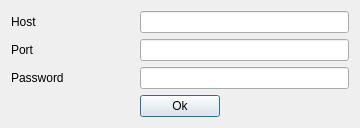
<?xml version="1.0" encoding="UTF-8"?>
<ui version="4.0">
 <class>DialogConnect</class>
 <widget class="QDialog" name="DialogConnect">
  <property name="geometry">
   <rect>
    <x>0</x>
    <y>0</y>
    <width>360</width>
    <height>128</height>
   </rect>
  </property>
  <property name="minimumSize">
   <size>
    <width>360</width>
    <height>120</height>
   </size>
  </property>
  <property name="maximumSize">
   <size>
    <width>360</width>
    <height>128</height>
   </size>
  </property>
  <property name="baseSize">
   <size>
    <width>360</width>
    <height>120</height>
   </size>
  </property>
  <property name="windowTitle">
   <string>Login to the Server</string>
  </property>
  <property name="sizeGripEnabled">
   <bool>false</bool>
  </property>
  <layout class="QGridLayout" name="gridLayout_2">
   <item row="2" column="0">
    <layout class="QGridLayout" name="gridLayout">
     <item row="4" column="1" colspan="2">
      <widget class="QPushButton" name="pb_connectdialog_ok">
       <property name="text">
        <string>Ok</string>
       </property>
      </widget>
     </item>
     <item row="0" column="1" colspan="3">
      <widget class="QLineEdit" name="le_ip"/>
     </item>
     <item row="0" column="0">
      <widget class="QLabel" name="label_ip">
       <property name="text">
        <string>Host</string>
       </property>
      </widget>
     </item>
     <item row="1" column="0">
      <widget class="QLabel" name="label_port">
       <property name="text">
        <string>Port</string>
       </property>
      </widget>
     </item>
     <item row="1" column="1" colspan="3">
      <widget class="QLineEdit" name="le_port"/>
     </item>
     <item row="4" column="0">
      <spacer name="horizontalSpacer_4">
       <property name="orientation">
        <enum>Qt::Orientation::Horizontal</enum>
       </property>
       <property name="sizeHint" stdset="0">
        <size>
         <width>40</width>
         <height>20</height>
        </size>
       </property>
      </spacer>
     </item>
     <item row="4" column="3">
      <spacer name="horizontalSpacer_3">
       <property name="orientation">
        <enum>Qt::Orientation::Horizontal</enum>
       </property>
       <property name="sizeHint" stdset="0">
        <size>
         <width>40</width>
         <height>20</height>
        </size>
       </property>
      </spacer>
     </item>
     <item row="2" column="0">
      <widget class="QLabel" name="label_password">
       <property name="text">
        <string>Password</string>
       </property>
      </widget>
     </item>
     <item row="2" column="1" colspan="3">
      <widget class="QLineEdit" name="le_password"/>
     </item>
    </layout>
   </item>
  </layout>
 </widget>
 <resources/>
 <connections/>
</ui>
